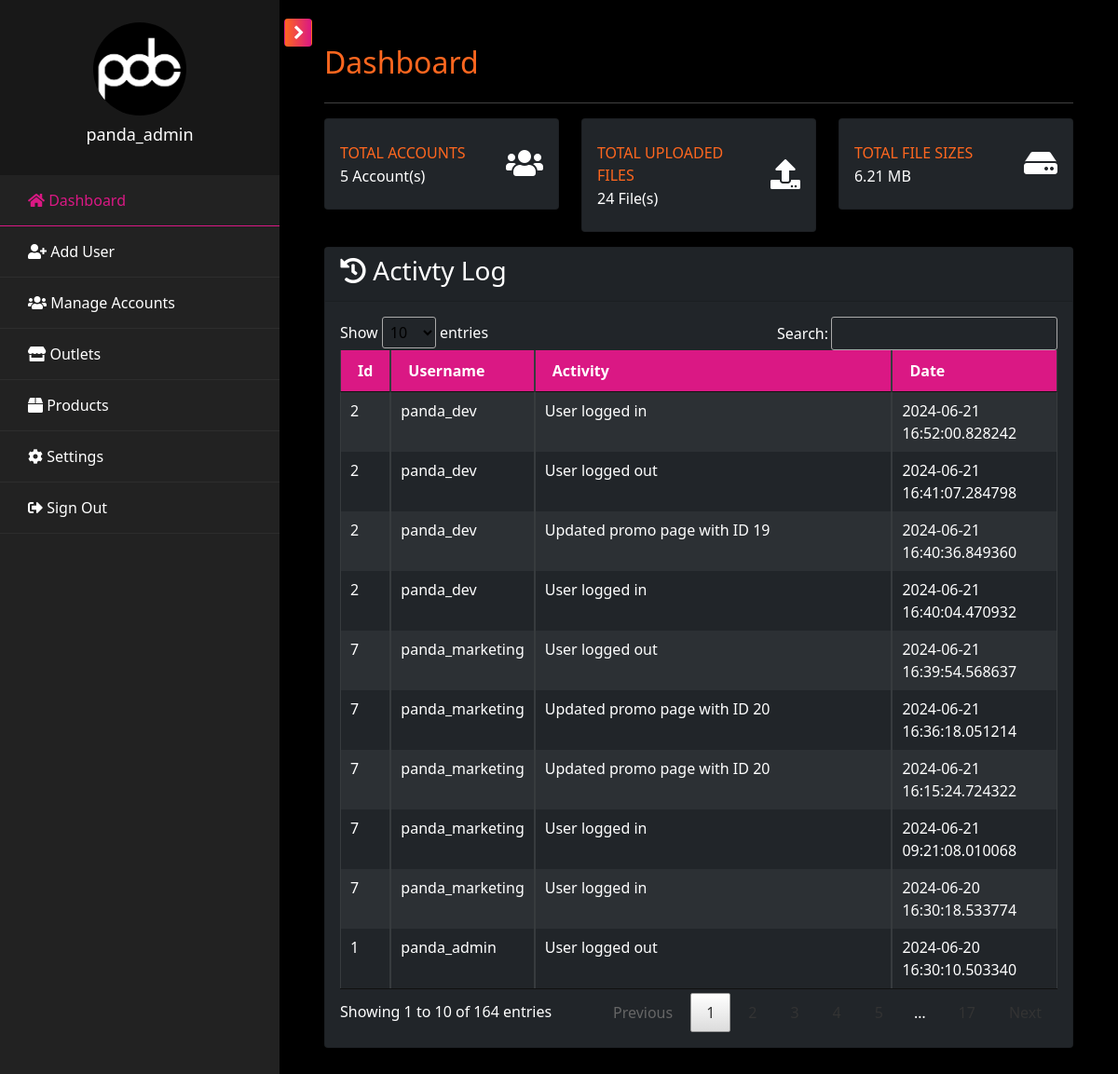
The app's page /pages/admin/admin.dashboard.php (signed in), older data.
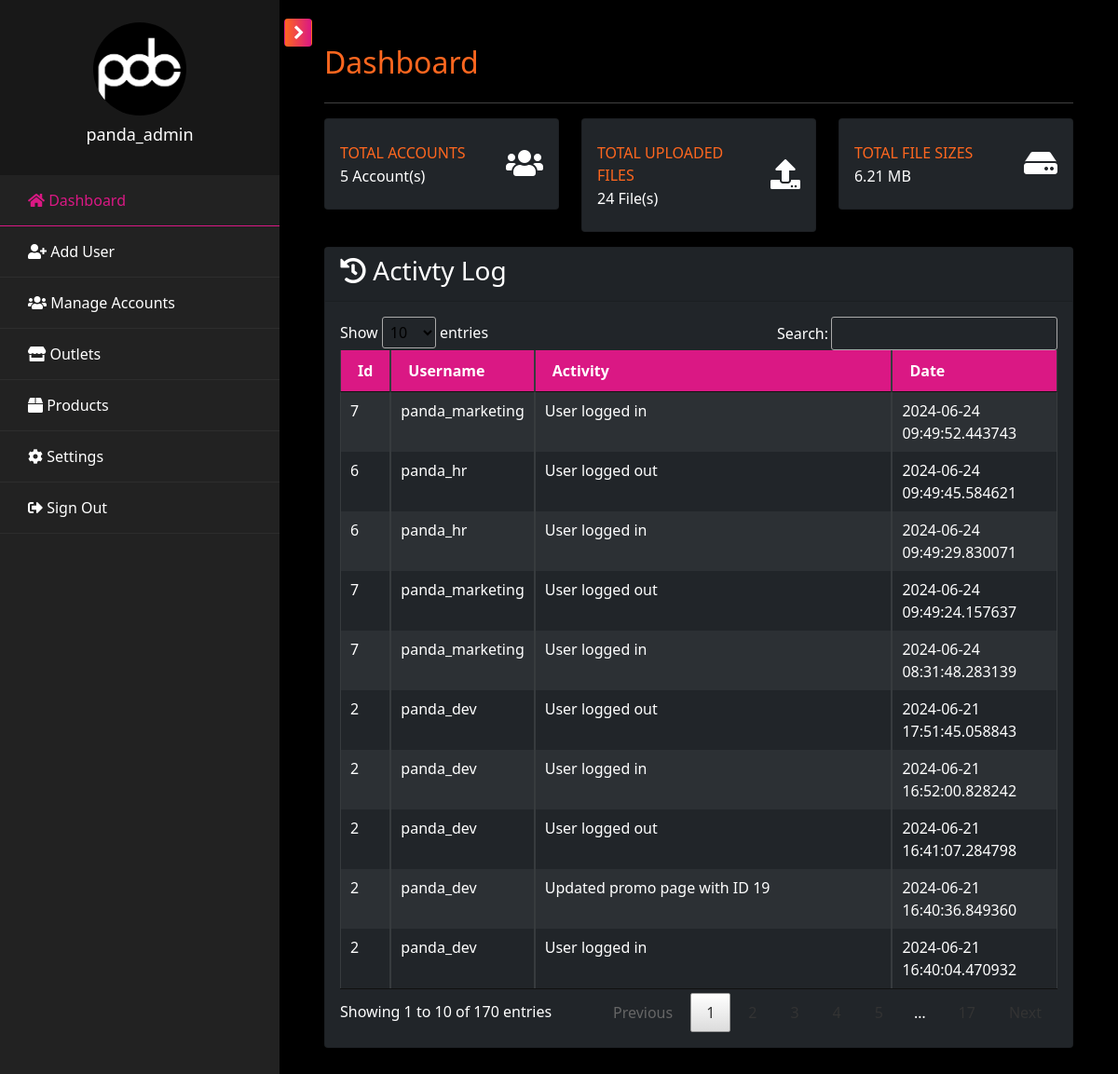
The same page, newer data.
### tables this page shows
CREATE TABLE `tbl_activity` (
  `id` int(100) NOT NULL,
  `user_id` varchar(100) NOT NULL,
  `activity` varchar(2000) NOT NULL,
  `type` varchar(100) NOT NULL,
  `date_posted` datetime(6) NOT NULL DEFAULT current_timestamp(6)
);

CREATE TABLE `tbl_user` (
  `id` int(11) NOT NULL,
  `username` varchar(100) NOT NULL,
  `password` varchar(255) NOT NULL,
  `role` enum('admin','support','dev','marketing','hr','outlet') NOT NULL,
  `branch` varchar(100) DEFAULT NULL,
  `status` enum('Active','Inactive') NOT NULL DEFAULT 'Active',
  `created` datetime(6) DEFAULT current_timestamp(6),
  `updated` datetime(6) DEFAULT current_timestamp(6) ON UPDATE current_timestamp(6)
);

### pages/admin/admin.dashboard.php (the view, shortened to what the changed rows need)
<?php include('admin.header.php'); ?>
            <div id="content" class="p-4 p-md-5 pt-5">
                <h2 class="mb-4 text-orange">Dashboard</h2>
                <div class="row">
                    <div class="col-lg-4 col-md-6 col-sm-6 col-12 mb-3">
                        <div class="card py-2 bg-dark">
                            <div class="card-body">
                                <div class="row no-gutters align-items-center">
                                    <div class="col mr-0">
                                        <div class="text-xs font-weight-bold text-orange text-uppercase mb-1">Total Accounts</div>
                                        <div class="h6 mb-0">
                                            <?php
                                                $acc_qry = "SELECT COUNT(*) FROM tbl_user WHERE status='Active'";
                                                $result = mysqli_query($conn, $acc_qry) or die(mysqli_error($db));
                                                while ($row = mysqli_fetch_array($result)) {
                                                    if($row[0] <= 0) {
                                                        echo "0";
                                                    }
                                                    else {
                                                        echo "$row[0]";
                                                    }
                                                }
                                            ?>&nbsp;Account(s)
                                        </div>
                                    </div>
                                </div>
                            </div>
                        </div>
                    </div>
                </div>
                <div class="card bg-dark">
                    <div class="card-body">
                        <div class="table-responsive">
                            <table class="table table-bordered table-striped table-dark table-sm w-100" id="al_table">
                                <thead>
                                    <tr>
                                        <th>Id</th>
                                        <th>Username</th>
                                        <th>Activity</th>
                                        <th>Date</th>
                                    </tr>
                                </thead>
                                <tbody>
                                    <?php
                                        $activity_qry = mysqli_query($conn, "SELECT a.*, u.id as userid, u.username FROM tbl_activity a INNER JOIN tbl_user u ON a.user_id = u.id ORDER BY date_posted DESC");
                                        while($rows=mysqli_fetch_array($activity_qry)){
                                    ?>
                                        <tr>
                                            <td><?php echo $rows["userid"]; ?></td>
                                            <td><?php echo $rows["username"]; ?></td>
                                            <td><?php echo $rows["activity"]; ?></td>
                                            <td><?php echo $rows["date_posted"]; ?></td>
                                        </tr>
                                    <?php } ?>
                                </tbody>
                            </table>
                        </div>
                    </div>
                </div>
            </div>
<?php include('admin.footer.php'); ?>

Row changes from the older to the newer data that the page shows:
no longer on this page (row unchanged): tbl_activity: user "7", user.username "panda_marketing", activity "User logged out", date_posted "2024-06-21 16:39:54.568637"
no longer on this page (row unchanged): tbl_activity: user "7", user.username "panda_marketing", activity "Updated promo page with ID 20", date_posted "2024-06-21 16:36:18.051214"
no longer on this page (row unchanged): tbl_activity: user "7", user.username "panda_marketing", activity "Updated promo page with ID 20", date_posted "2024-06-21 16:15:24.724322"
no longer on this page (row unchanged): tbl_activity: user "7", user.username "panda_marketing", activity "User logged in", date_posted "2024-06-21 09:21:08.010068"
no longer on this page (row unchanged): tbl_activity: user "7", user.username "panda_marketing", activity "User logged in", date_posted "2024-06-20 16:30:18.533774"
no longer on this page (row unchanged): tbl_activity: user "1", user.username "panda_admin", activity "User logged out", date_posted "2024-06-20 16:30:10.503340"
added tbl_activity: user "7", user.username "panda_marketing", activity "User logged in", date_posted "2024-06-24 09:49:52.443743"
added tbl_activity: user "6", user.username "panda_hr", activity "User logged out", date_posted "2024-06-24 09:49:45.584621"
added tbl_activity: user "6", user.username "panda_hr", activity "User logged in", date_posted "2024-06-24 09:49:29.830071"
added tbl_activity: user "7", user.username "panda_marketing", activity "User logged out", date_posted "2024-06-24 09:49:24.157637"
added tbl_activity: user "7", user.username "panda_marketing", activity "User logged in", date_posted "2024-06-24 08:31:48.283139"
added tbl_activity: user "2", user.username "panda_dev", activity "User logged out", date_posted "2024-06-21 17:51:45.058843"
Text that changed along with them:
text written by a page script: "Show entries Search: Showing 1 to 10 of 164 entries Previous 1 …" → "Show entries Search: Showing 1 to 10 of 170 entries Previous 1 …"
